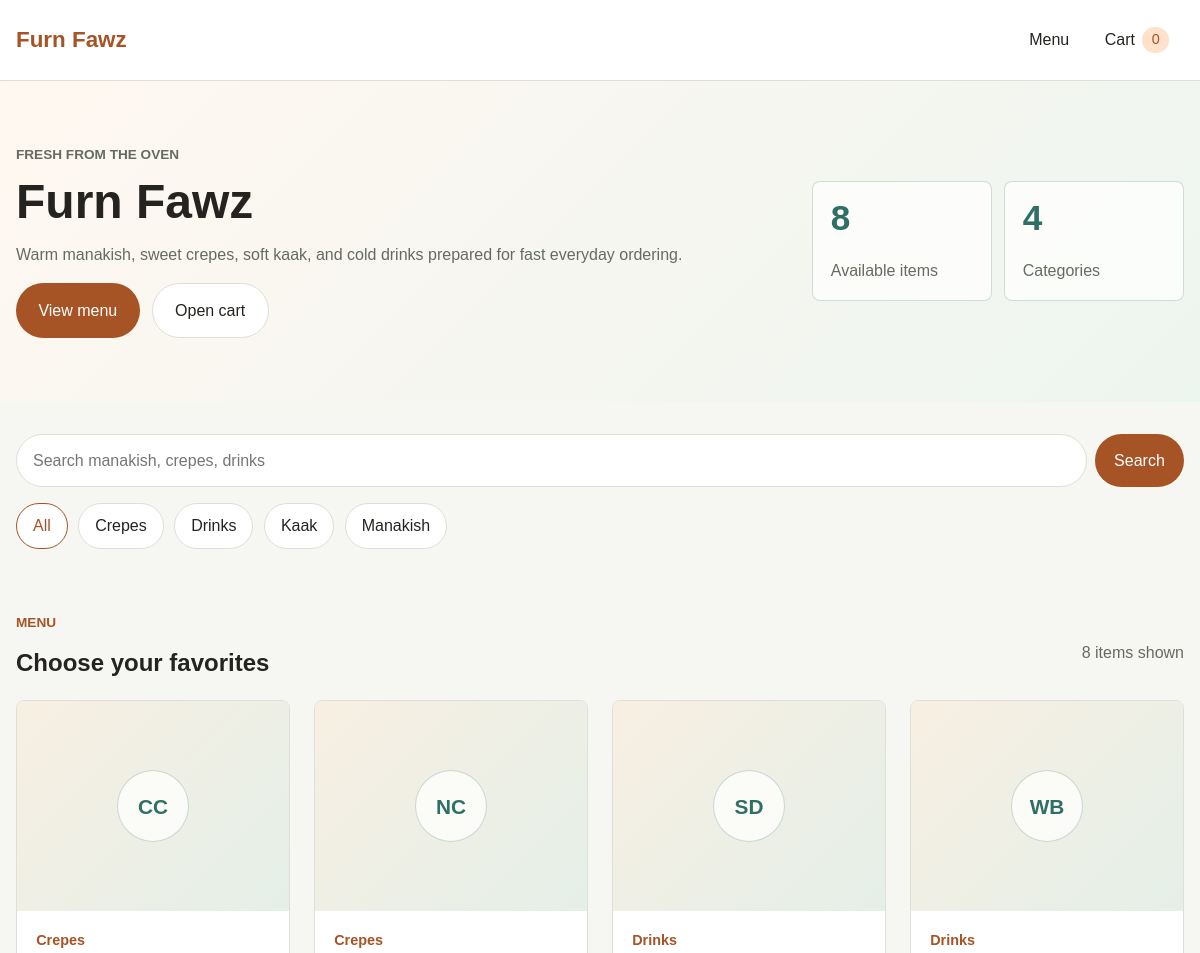
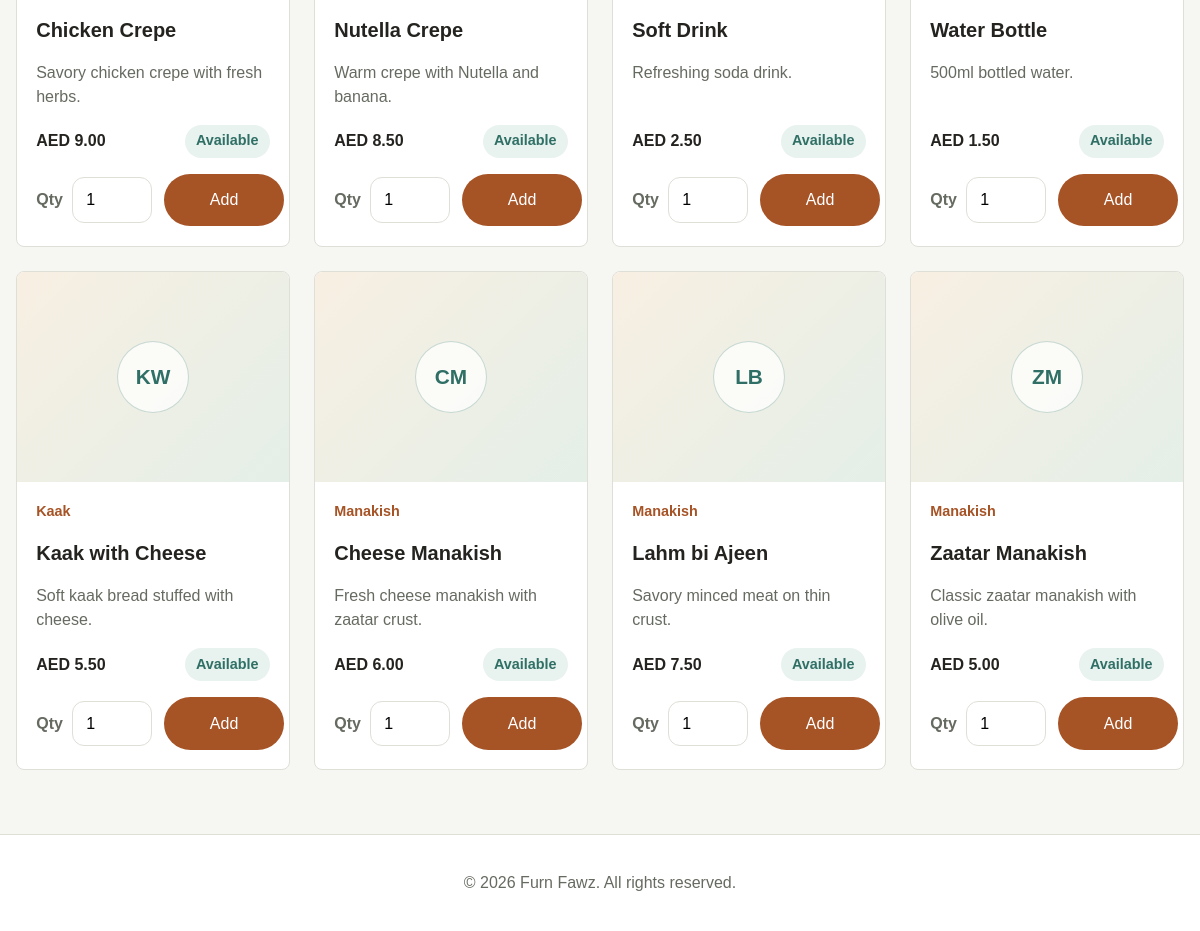
The page / on the database its author committed (2 pictures, top to bottom).
### tables this page shows
CREATE TABLE IF NOT EXISTS categories (
    id INT AUTO_INCREMENT PRIMARY KEY,
    name VARCHAR(120) NOT NULL,
    slug VARCHAR(150) NOT NULL UNIQUE,
    is_active TINYINT(1) NOT NULL DEFAULT 1,
    created_at DATETIME NOT NULL DEFAULT CURRENT_TIMESTAMP
);

CREATE TABLE IF NOT EXISTS products (
    id INT AUTO_INCREMENT PRIMARY KEY,
    category_id INT NOT NULL,
    name VARCHAR(150) NOT NULL,
    slug VARCHAR(180) NOT NULL UNIQUE,
    description TEXT,
    price DECIMAL(10,2) NOT NULL,
    image_path VARCHAR(255),
    is_available TINYINT(1) NOT NULL DEFAULT 1,
    created_at DATETIME NOT NULL DEFAULT CURRENT_TIMESTAMP,
    updated_at DATETIME NULL,
    FOREIGN KEY (category_id) REFERENCES categories(id) ON DELETE RESTRICT
);

### config/app.php (called while the page is built)
<?php
return [
    'app_name' => 'Furn Fawz',
    'owner_phone' => '971501234567',
    'base_url' => '',
];

### includes/init.php (called while the page is built, shortened)
<?php
$config = require __DIR__ . '/../config/app.php';

### includes/functions.php (called while the page is built, shortened)
<?php
function esc($value)
{
    return htmlspecialchars((string) $value, ENT_QUOTES, 'UTF-8');
}
function url($path)
{
    global $config;
    $baseUrl = rtrim($config['base_url'] ?? '', '/');
    $path = ltrim($path, '/');
    return $baseUrl === '' ? $path : $baseUrl . '/' . $path;
}
function asset_url($path)
{
    return url($path);
}
function format_money($amount)
{
    return number_format((float) $amount, 2);
}
function cart_item_count()
{
    return array_sum(normalize_cart());
}
function normalize_cart()
{
    $cart = $_SESSION['cart'] ?? [];
    $normalized = [];
    return $normalized;
}
function cart_quantity($productId)
{
    $cart = normalize_cart();
    $productId = (string) (int) $productId;
    return $cart[$productId] ?? 0;
}

### public/index.php (the view, shortened to what this page needs)
<?php
require __DIR__ . '/../includes/init.php';
require __DIR__ . '/../includes/functions.php';
$selectedCategory = substr(trim($_GET['category'] ?? ''), 0, 150);
$search = substr(trim($_GET['q'] ?? ''), 0, 100);
$categories = [];
$products = [];
$catalogError = '';
$cartActionUrl = '../api/cart_action.php';
function catalog_url($categorySlug = null, $search = '')
{
    $params = [];
    if ($categorySlug !== null && $categorySlug !== '') {
        $params['category'] = $categorySlug;
    }
    $query = http_build_query($params);
    return url('index.php' . ($query !== '' ? '?' . $query : ''));
}
function product_image_url($imagePath)
{
    $imagePath = str_replace('\\', '/', trim((string) $imagePath));
    $localPath = __DIR__ . '/' . ltrim($imagePath, '/');
    if (!is_file($localPath)) {
        return '';
    }
    return asset_url($imagePath);
}
function product_initials($name)
{
    $words = preg_split('/\s+/', trim((string) $name));
    $letters = '';
    foreach ($words as $word) {
        if ($word !== '') {
            $letters .= strtoupper(substr($word, 0, 1));
        }
        if (strlen($letters) >= 2) {
            break;
        }
    }
    return $letters !== '' ? $letters : 'FF';
}
if ($pdo instanceof PDO) {
    try {
        $categoryStmt = $pdo->query('SELECT id, name, slug FROM categories WHERE is_active = 1 ORDER BY name ASC');
        $categories = $categoryStmt->fetchAll();
        $sql = 'SELECT p.id, p.name, p.slug, p.description, p.price, p.image_path, c.name AS category_name, c.slug AS category_slug
            FROM products p
            INNER JOIN categories c ON c.id = p.category_id
            WHERE p.is_available = 1 AND c.is_active = 1';
        $params = [];
        $sql .= ' ORDER BY c.name ASC, p.name ASC';
        $productStmt = $pdo->prepare($sql);
        $productStmt->execute($params);
        $products = $productStmt->fetchAll();
    } catch (PDOException $exception) {
        $catalogError = 'Menu is temporarily unavailable.';
    }
} else {
    $catalogError = 'Menu is temporarily unavailable.';
}
?>
<?php include __DIR__ . '/../includes/header.php'; ?>
<section class="hero menu-hero">
    <div class="container hero-panel">
        <div class="hero-copy">
            <p class="eyebrow">Fresh from the oven</p>
            <h1>Furn Fawz</h1>
            <p>Warm manakish, sweet crepes, soft kaak, and cold drinks prepared for fast everyday ordering.</p>
            <div class="hero-actions">
                <a class="button button-primary" href="#menu">View menu</a>
                <a class="button button-secondary" href="<?php echo esc(url('cart.php')); ?>">Open cart</a>
            </div>
        </div>
        <aside class="hero-summary" aria-label="Menu summary">
            <div>
                <span><?php echo esc(count($products)); ?></span>
                <p>Available items</p>
            </div>
            <div>
                <span><?php echo esc(count($categories)); ?></span>
                <p>Categories</p>
            </div>
        </aside>
    </div>
</section>
<section class="search-panel" id="menu">
    <div class="container search-grid">
        <form class="search-form" method="get" action="<?php echo esc(url('index.php')); ?>">
            <input type="search" name="q" value="<?php echo esc($search); ?>" placeholder="Search manakish, crepes, drinks" aria-label="Search menu">
            <button type="submit">Search</button>
        </form>
        <?php if ($categories): ?>
            <nav class="category-chips" aria-label="Menu categories">
                <a class="chip<?php echo $selectedCategory === '' ? ' active' : ''; ?>" href="<?php echo esc(catalog_url(null, $search)); ?>">All</a>
                <?php foreach ($categories as $category): ?>
                    <a class="chip<?php echo $selectedCategory === $category['slug'] ? ' active' : ''; ?>" href="<?php echo esc(catalog_url($category['slug'], $search)); ?>">
                        <?php echo esc($category['name']); ?>
                    </a>
                <?php endforeach; ?>
            </nav>
        <?php endif; ?>
    </div>
</section>
<section class="menu-section">
    <div class="container">
        <?php if ($catalogError): ?>
            <div class="alert alert-error">
                <h2>Menu unavailable</h2>
                <p><?php echo esc($catalogError); ?></p>
            </div>
        <?php else: ?>
            <div class="menu-heading">
                <div>
                    <p class="eyebrow">Menu</p>
                    <h2>Choose your favorites</h2>
                </div>
                <p class="page-copy"><?php echo esc(count($products)); ?> item<?php echo count($products) === 1 ? '' : 's'; ?> shown</p>
            </div>
            <div class="product-grid">
                <?php foreach ($products as $product): ?>
                    <?php $imageUrl = product_image_url($product['image_path'] ?? ''); ?>
                    <?php $productId = (int) $product['id']; ?>
                    <article class="product-card">
                        <div class="product-image">
                            <?php if ($imageUrl !== ''): ?>
                                <img src="<?php echo esc($imageUrl); ?>" alt="<?php echo esc($product['name']); ?>">
                            <?php else: ?>
                                <div class="product-image-fallback">
                                    <span><?php echo esc(product_initials($product['name'])); ?></span>
                                </div>
                            <?php endif; ?>
                        </div>
                        <div class="product-body">
                            <p class="product-category"><?php echo esc($product['category_name']); ?></p>
                            <h3><?php echo esc($product['name']); ?></h3>
                            <p class="product-description"><?php echo esc($product['description'] ?: 'Fresh bakery item.'); ?></p>
                            <div class="product-footer">
                                <span class="price">AED <?php echo esc(format_money($product['price'])); ?></span>
                                <span class="availability-pill">Available</span>
                            </div>
                            <form class="product-action-form" method="post" action="<?php echo esc($cartActionUrl); ?>" data-cart-form>
                                <label for="quantity-<?php echo esc($productId); ?>">Qty</label>
                                <input class="quantity-input product-quantity" id="quantity-<?php echo esc($productId); ?>" type="number" name="quantity" min="1" max="99" value="1" inputmode="numeric">
                                <button type="submit" class="button button-primary">Add</button>
                            </form>
                        </div>
                    </article>
                <?php endforeach; ?>
            </div>
        <?php endif; ?>
    </div>
</section>
<?php include __DIR__ . '/../includes/footer.php'; ?>

### includes/header.php (shortened to what this page needs)
<?php
$bodyClass = trim($bodyClass ?? '');
?>
<!DOCTYPE html>
<html lang="en">
<head>
    <link rel="stylesheet" href="<?php echo esc(asset_url('assets/css/style.css')); ?>">
</head>
<body<?php echo $bodyClass !== '' ? ' class="' . esc($bodyClass) . '"' : ''; ?>>
<header class="site-header">
    <div class="container header-inner">
        <a href="<?php echo esc(url('index.php')); ?>" class="logo"><?php echo esc($config['app_name'] ?? 'Furn Fawz'); ?></a>
        <nav class="main-nav" aria-label="Primary navigation">
            <a href="<?php echo esc(url('index.php')); ?>">Menu</a>
            <a href="<?php echo esc(url('cart.php')); ?>">
                Cart
                <span class="cart-count"><?php echo esc(cart_item_count()); ?></span>
            </a>
        </nav>
    </div>
</header>
<main>

### includes/footer.php (shortened to what this page needs)
</main>
<footer class="site-footer">
    <div class="container footer-inner">
        <p>&copy; 2026 Furn Fawz. All rights reserved.</p>
    </div>
</footer>
</body>
</html>

### rows shown on the page
categories: name "Crepes"
categories: name "Drinks"
categories: name "Kaak"
categories: name "Manakish"
products: name "CC", category.name "Crepes", name "Chicken Crepe", description "Savory chicken crepe with fresh herbs.", price "9.00"
products: name "NC", category.name "Crepes", name "Nutella Crepe", description "Warm crepe with Nutella and banana.", price "8.50"
products: name "SD", category.name "Drinks", name "Soft Drink", description "Refreshing soda drink.", price "2.50"
products: name "WB", category.name "Drinks", name "Water Bottle", description "500ml bottled water.", price "1.50"
products: name "KW", category.name "Kaak", name "Kaak with Cheese", description "Soft kaak bread stuffed with cheese.", price "5.50"
products: name "CM", category.name "Manakish", name "Cheese Manakish", description "Fresh cheese manakish with zaatar crust.", price "6.00", quantity "1"
products: name "LB", category.name "Manakish", name "Lahm bi Ajeen", description "Savory minced meat on thin crust.", price "7.50"
products: name "ZM", category.name "Manakish", name "Zaatar Manakish", description "Classic zaatar manakish with olive oil.", price "5.00"

### other values the page prints
$config['app_name'] "Furn Fawz"
cart_item_count() "0"
count($products) "8"
count($categories) "4"
